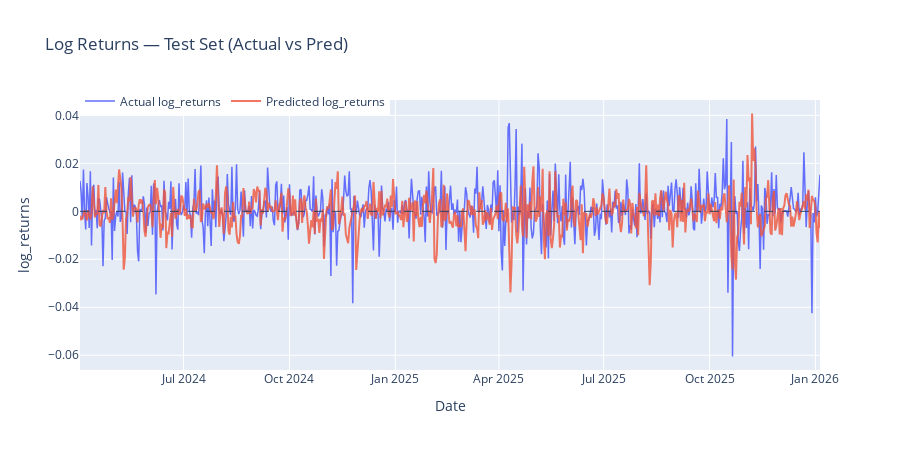

Source (notebook cell):
### Code cell
import plotly.graph_objects as go
import numpy as np

# ===== predict =====
# Giả định predict trả về numpy array
y_pred_norm, y_true_norm = predict(test_loader)

# ===== THAY ĐỔI: Inverse transform bằng Class =====
# Thay vì: y_pred = y_pred_norm * y_std + y_mu
# Ta dùng:
y_pred = scaler_y.decode(y_pred_norm)
y_true = scaler_y.decode(y_true_norm)

# Nếu predict trả về list hoặc tensor, đảm bảo convert sang numpy trước khi decode
# y_pred = scaler_y.decode(np.array(y_pred_norm)) 


# ===== map dates (Giữ nguyên) =====
all_target_idx = np.arange(lookback, len(df))
test_target_idx = all_target_idx[split:]
dates_test = df["date"].iloc[test_target_idx].reset_index(drop=True)


# =========================
# =========================
fig = go.Figure()

# actual
fig.add_trace(go.Scatter(
    x=dates_test,
    y=y_true.flatten(), # flatten() để đảm bảo mảng là 1D cho plotly vẽ đẹp
    mode="lines",
    name="Actual log_returns",
    line=dict(width=1.5)
))

# predicted
fig.add_trace(go.Scatter(
    x=dates_test,
    y=y_pred.flatten(), # flatten() tương tự
    mode="lines",
    name="Predicted log_returns",
    opacity=0.8
))

# zero line
fig.add_hline(y=0, line_width=1, line_dash="dash")


# ===== layout tuning =====
fig.update_layout(
    title="Log Returns — Test Set (Actual vs Pred)",
    xaxis_title="Date",
    yaxis_title="log_returns",
    hovermode="x unified",
    height=450,
    legend=dict(orientation="h", y=1.05)
)

fig.show()

### Figure 1 — Plotly figure (JSON) as saved in the notebook; plotly's stock layout.template omitted (floating-point values rounded to 4 significant figures; data arrays with more than 128 entries replaced by an {"elided": "..."} marker saying what was removed)
{"data": [{"line": {"width": 1.5}, "mode": "lines", "name": "Actual log_returns", "type": "scatter", "x": {"elided": "644 str values"}, "y": {"elided": "644 float values"}}, {"mode": "lines", "name": "Predicted log_returns", "opacity": 0.8, "type": "scatter", "x": {"elided": "644 str values"}, "y": {"elided": "644 float values"}}], "layout": {"height": 450, "hovermode": "x unified", "legend": {"orientation": "h", "y": 1.05}, "shapes": [{"line": {"dash": "dash", "width": 1}, "type": "line", "x0": 0, "x1": 1, "xref": "x domain", "y0": 0, "y1": 0, "yref": "y"}], "title": {"text": "Log Returns — Test Set (Actual vs Pred)"}, "xaxis": {"title": {"text": "Date"}}, "yaxis": {"title": {"text": "log_returns"}}}}
